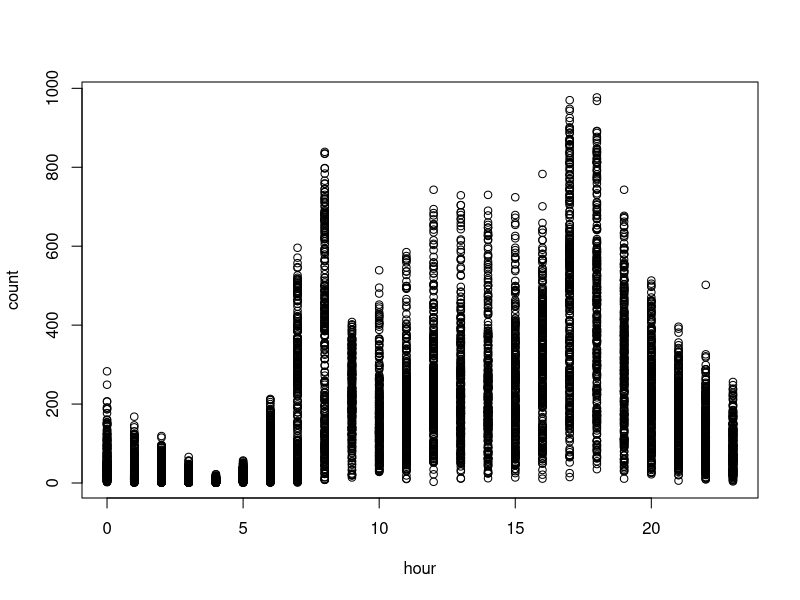
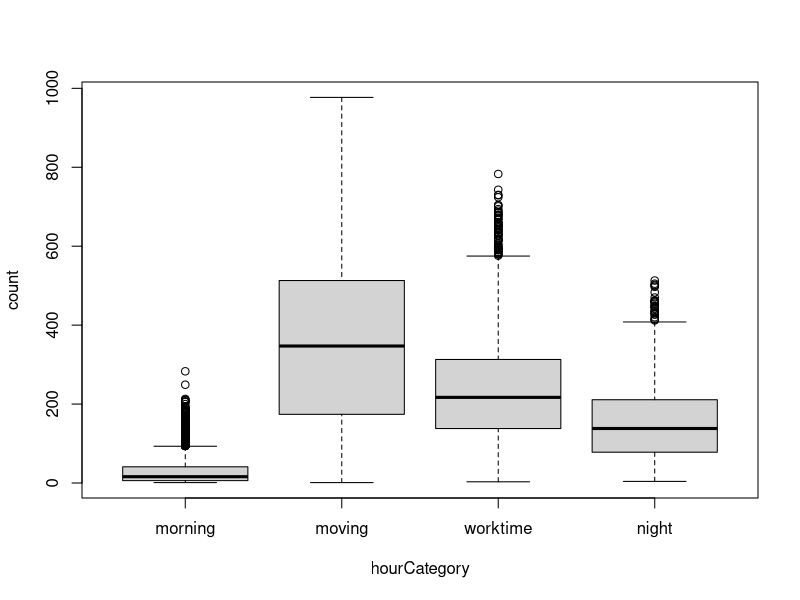
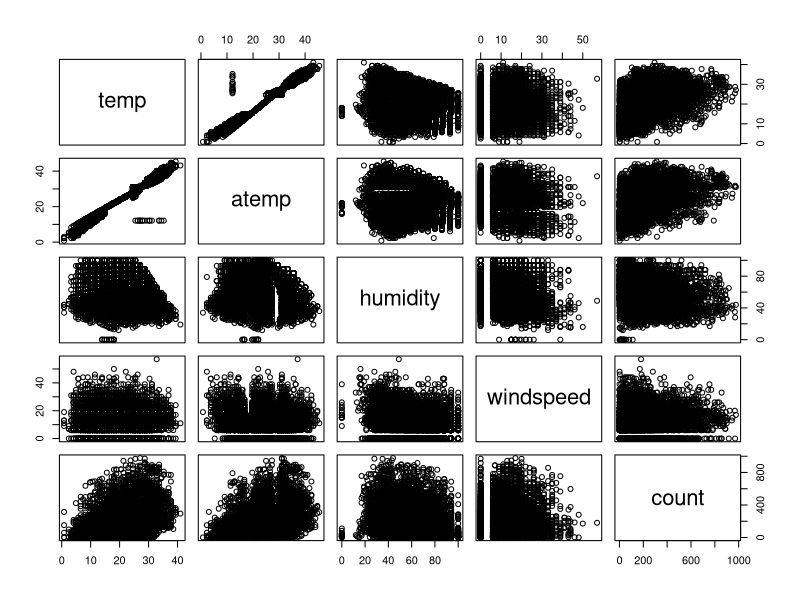
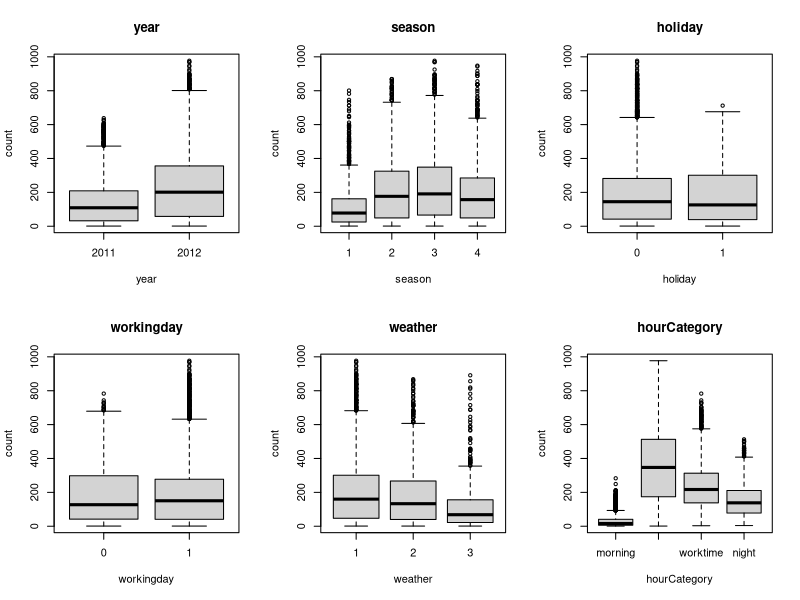
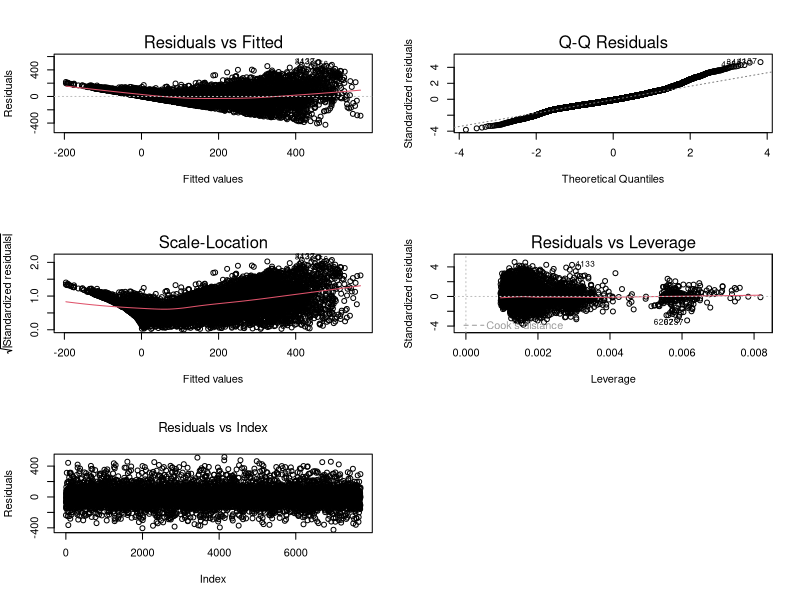

The R script that drew these images, in order: (Note: this script raises an error after producing the figures.)
## ---- chunk 1
knitr::opts_chunk$set(echo = FALSE, eval = TRUE, message = FALSE)
## ---- chunk 2
rm(list = ls())

datos = read.table('p1a_train.csv', header = TRUE, sep = ';', dec = '.', stringsAsFactors = TRUE)
datos$id = NULL

datos$year = factor(datos$year)
datos$season = factor(datos$season)
datos$holiday = factor(datos$holiday)
datos$workingday = factor(datos$workingday)
datos$weather = factor(datos$weather)
## ---- chunk 3
#Indice
#------------------------
#- Analisis de variables
#  - Transformacion variable hora
#  - Descriptiva variables numericas (vemos correlacion temp y atemp)
#    - Analisis de temp y atemp (hacemos los modelos y elminamos el peor)
#    - Analisis de linealidad de las variables
#  - Variables categoricas (plots y resumen)
#- Generacion de modelos
#  - Modelo 1: Todas las variables (explicar resultado)
#  - Modelo 2: Seleccion automatica de variables
#    - Analisis de colinealidad (vif)
#    - Validacion de las premisas
#  - Transformacion de la variable resupesta
#    - Modelo 4: Transformacion Logaritmica (explicar resultado)
#    - Modelo 3: Transformacion BoxCox (imprimir solamente el modelo y explicar resultado, comparar con modelo anterior)
#      - Validacion (comparacion modelo anterior lm2)
#  - Modelo 5: Transformaciones polinomicas (imprimir y explicar solamente el resultado del modelo, vemos que no vale la pena)
#- Observaciones influyentes (imprimir influenceIndexPlot(mod.lm3))
#  - Modelo 6: Eliminar observaciones influyentes
#- Modelo final: el modelo 3 plot(alleffects)
#------------------------
## ---- chunk 4
summary(datos)
## ---- chunk 5
plot(count~hour, datos)
## ---- chunk 6
datos$hourCategory = cut(datos$hour, c(0,6,8,16,19,23), labels = c('morning', 'moving', 'worktime', 'moving', 'night'), include.lowest = TRUE)
plot(count~hourCategory, datos)
datos$hour = NULL
## ---- chunk 7
pairs(datos[, c(6:10)])
## ---- chunk 8
datos$atemp = NULL
## ---- chunk 9
par(mfrow=c(2,3))
for(i in c(1, 2, 3, 4, 5, 10)){
  boxplot(datos$count~datos[,i],main=names(datos)[i],xlab=names(datos)[i],ylab="count")
}
## ---- chunk 10
mod.lm1 = lm(count~.,datos)
## ---- chunk 11
mod.lm2 = step(mod.lm1)
datos$workingday = NULL
## ---- chunk 12
par(mfrow=c(3,2))
plot(mod.lm2)
plot(resid(mod.lm2), font.main = 1, main = 'Residuals vs Index', ylab = 'Residuals')
## ---- chunk 13
library(car)
bc <- boxCox(mod.lm2)
lamb = bc$x[which.max(bc$y)]
datos$countBC <- datos$count^lamb
## ---- chunk 14
mod.lm3 = lm(countBC ~ year + season + holiday + weather + temp + humidity + windspeed + hourCategory, datos)
summary(mod.lm3)
## ---- chunk 15
mod.lm3 = lm(countBC ~ year + season + holiday + weather + temp + humidity + windspeed + hourCategory, datos)
par(mfrow=c(3,2))
plot(mod.lm3)
plot(resid(mod.lm3), font.main = 1, main = 'Residuals vs Index', ylab = 'Residuals')
## ---- chunk 16
library('effects')
plot(allEffects(mod.lm3))
## ---- chunk 17
influenceIndexPlot(mod.lm3)
